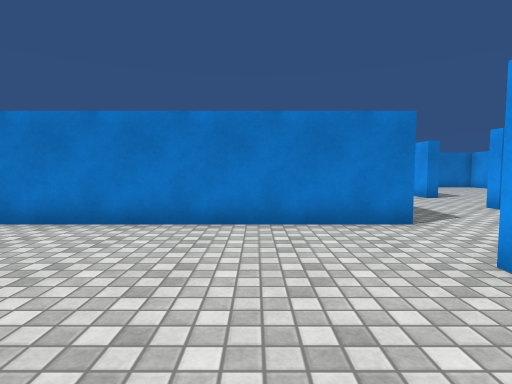
[1] (above)

15 first-person views from a walk through a Unity game level. The camera is 1.2 m above the floor, tilts 4° down and sees 80° across. The floor is counted in squares, 1 m on a side. Each view is taken from the middle of a square. On the plan, view 1 faces up. The plan holds only what a view shows up to about 13 squares ahead; the rest is blank. The place goes on beyond the plan. Surface patterns are stand-ins for the level's own textures.

[2]
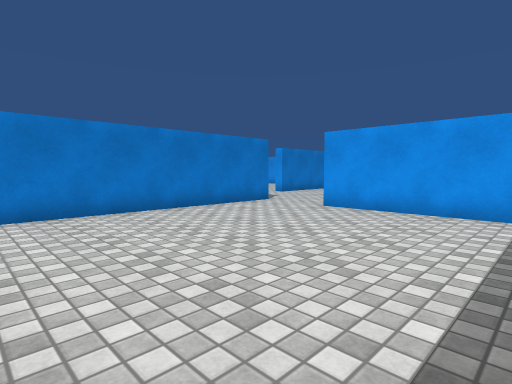

[3]
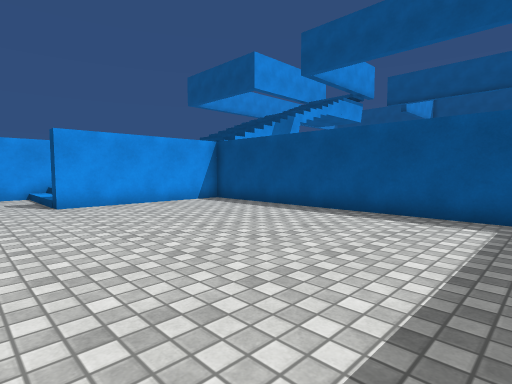

[4]
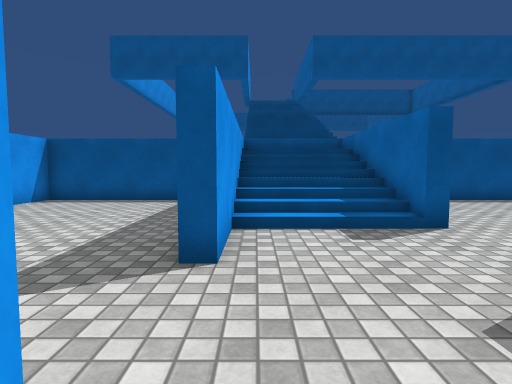

[5]
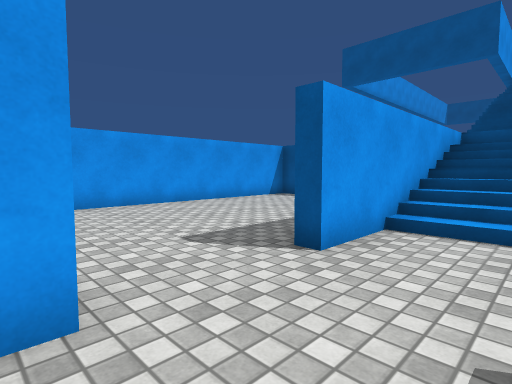

[6]
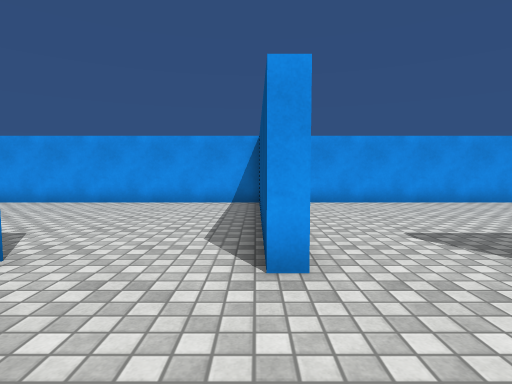

[7]
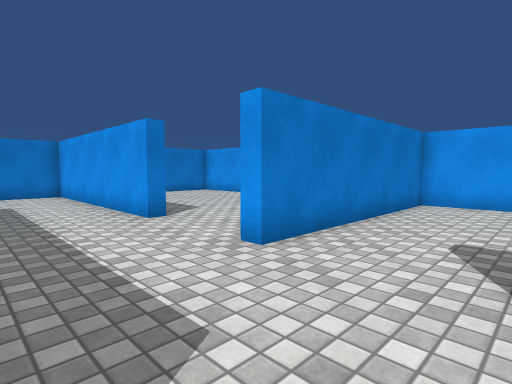

[8]
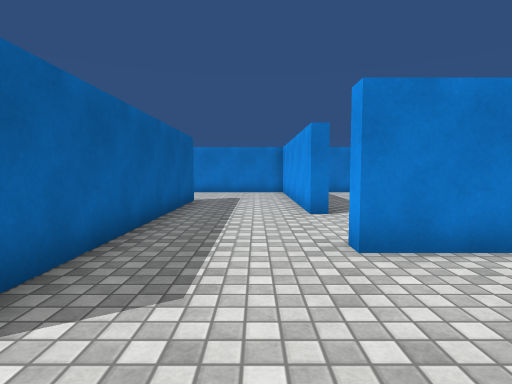

[9]
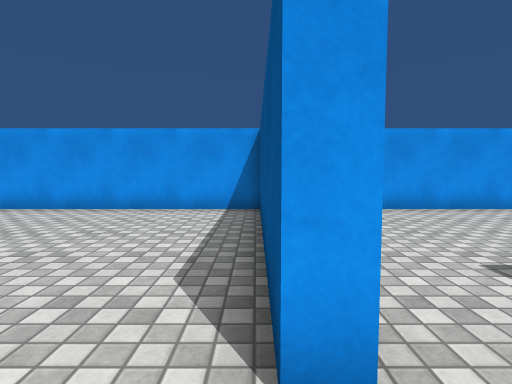

[10]
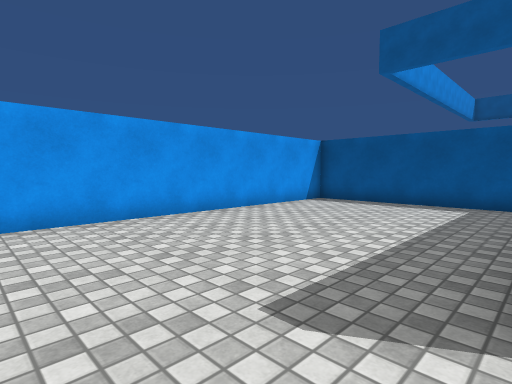

[11]
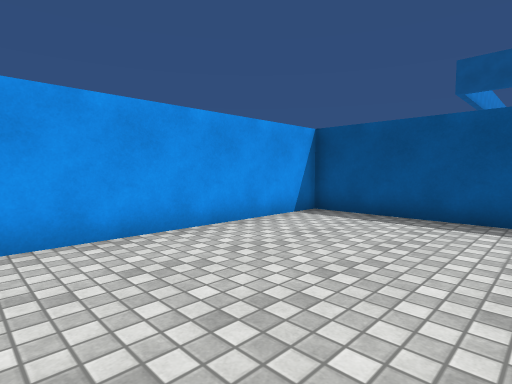

[12]
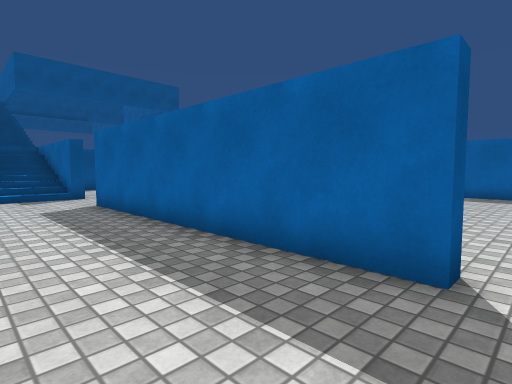

[13]
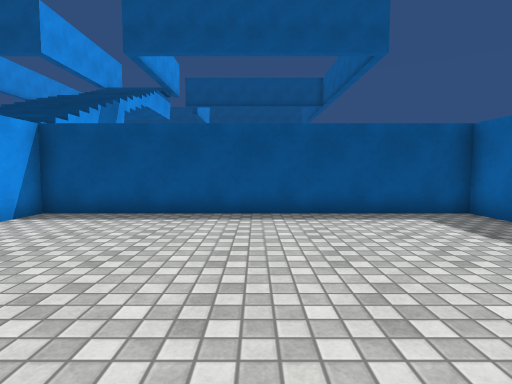

[14]
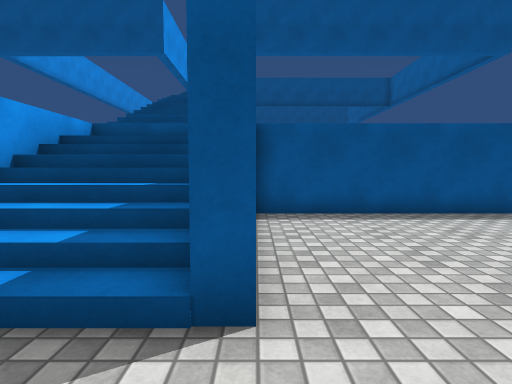

[15]
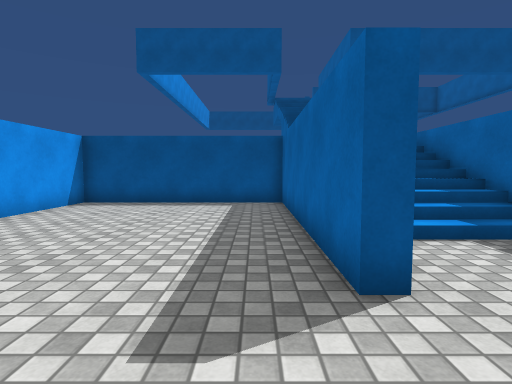

### Floor plan
Key: @ floor where view 1 was taken; # wall or solid block; x gap in a wall; . floor; / step, stairs or slope; = window, fence, low wall or low ledge; ^ raised ledge.
Columns run from 8 left of view 1 to 16 right of it. Each row starts with its distance up from view 1.
 18          .......# . ....#
 17 ...........#....#.......#
 16 .......    #....#.......#
 15            #....#.......#
 14            #....#.......#
 13            #............#
 12            #............#
 11            #............#
 10            #....#########
  9            #............#
  8            #............#
  7   ##########............#
  6 . ..............#.......#
  5  ...............#.......#
  4 ................#.......#
  3 ...........#////#.......#
  2 ...........#////#.......#
  1 ...........#////^.......#
  0 ........@..^////^.......#
 -1 ...........=////=.......#
 -2 .........../////x.......#
 -3 ###########   // ########

Positions as (right, up) in squares from view 1, and headings:
1: (0, 0), facing up
2: (-6, -2), facing up-right
3: (-8, 6), facing down-right
4: (7, 10), facing down
5: (5, 10), facing down-right
6: (4, 10), facing right
7: (4, 6), facing up-right
8: (6, 5), facing up
9: (6, 10), facing right
10: (8, 9), facing down-right
11: (10, 18), facing down-right
12: (7, 18), facing down-left
13: (-3, 6), facing down
14: (3, 6), facing down
15: (9, 9), facing down
